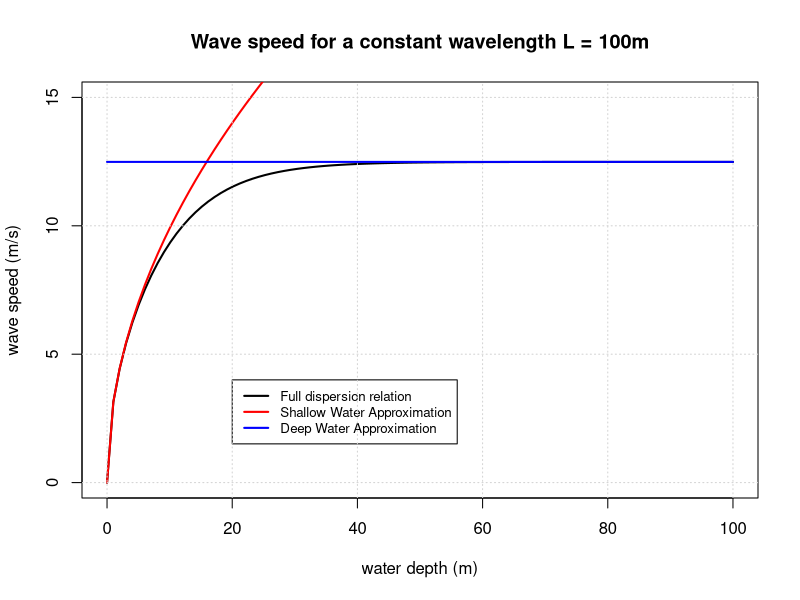
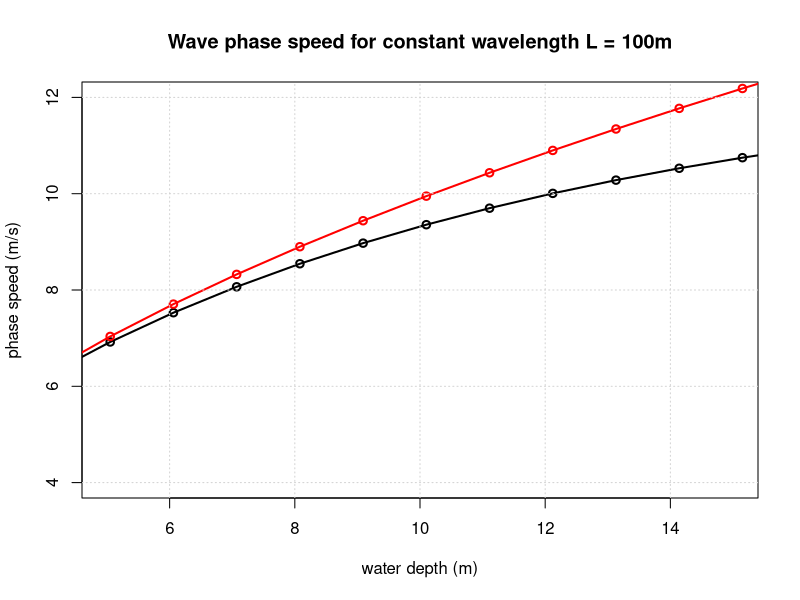
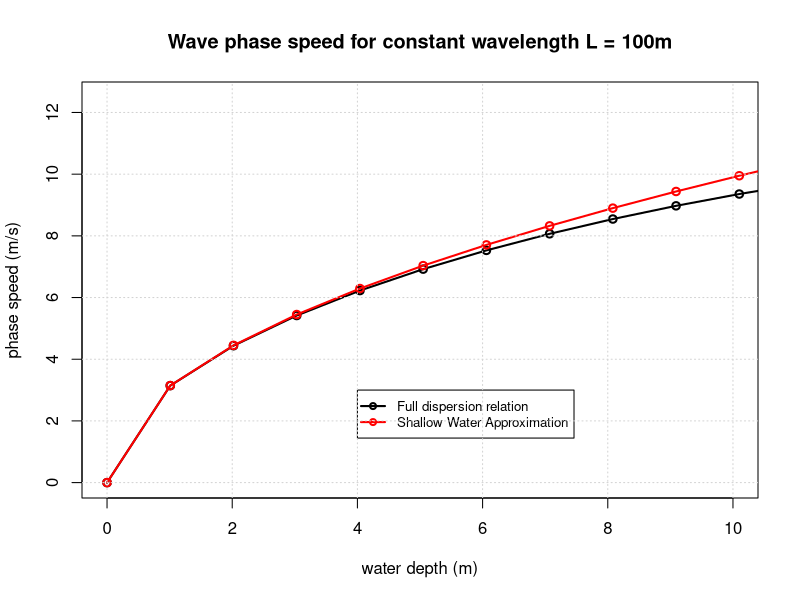
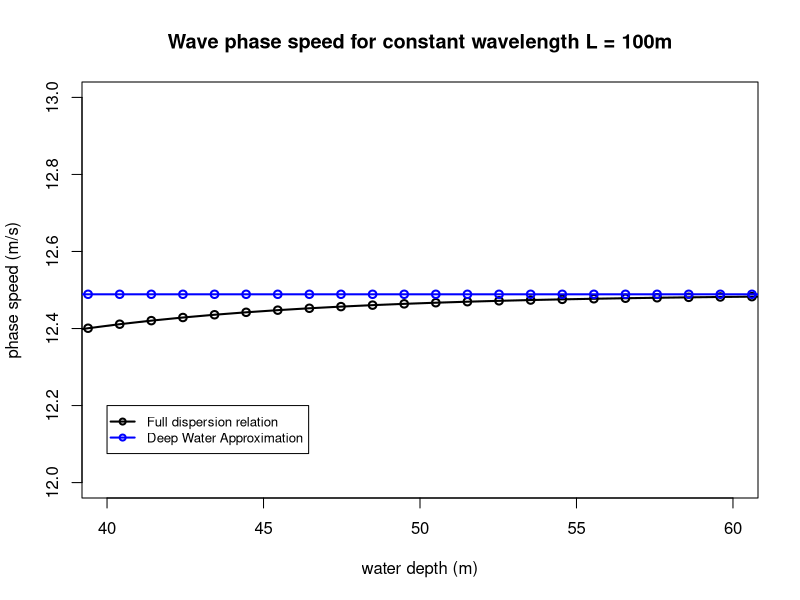
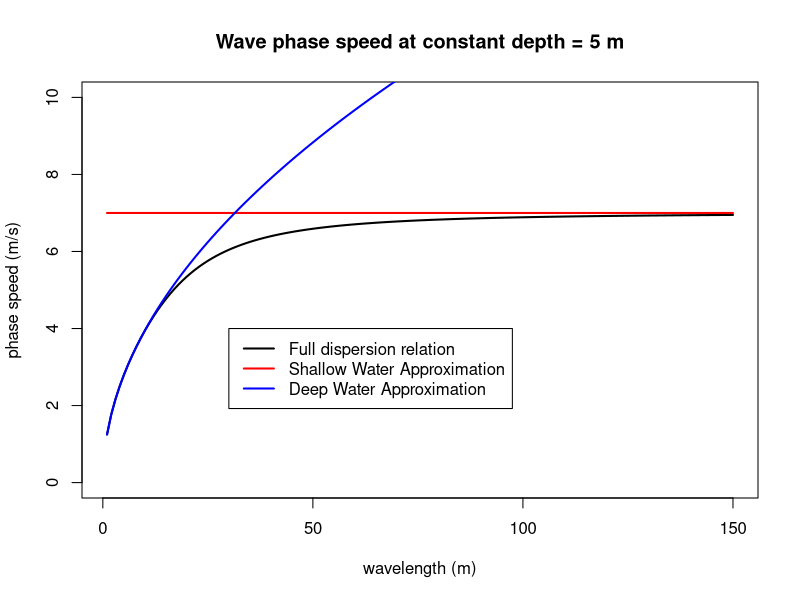

These figures' R source, in order:

#Dispersion Relation Analysis

# The dispersion relation relates the wavelength, wave speed, and water depth. 
# If I tell you the wavelength and water depth, you can tell me the wave speed.
#
# Let's try it. A tsunami wave in the deep ocean can have a wavelength of 
# hundreds of kilometers. The average ocean depth is 4km. 
# Can we use the dispersion relation to calculate the speed of a 
# tsunami wavecrest? 

L <- 200000 # wave length (in meters: about 200 km -- VERY LONG!!!)
g <- 9.8 #acceleration due to gravity (m/s^2)
d <- 4000 # water depth (in meters: about 4 km.)

# Here is the full dispersion relation, expressed as the wave speed c
# Can you confirm that it matches the math equation you've seen in class? 
c <- sqrt(g*L/(2*pi)*tanh(2*pi*d/L)) #dispersion relation

# What is the speed of a tsunami wave? (include units!)
# How does this compare to the speed of a commercial airliner?
# Discuss your results with a neighbor. 

# (Answer: the tsunami is around 200 m/s, or 700 km/hr.
# A Boeing 747 has a cruise speed of about 900 km/hr. Wow!)

# Ocean waves have much smaller wavelengths, like 100's of meters. How fast 
# do they move? Let's explore for a range of different water depths. 

L <- 100 # wavelength in meters -- a more reasonable number!
d = seq(0,L,length.out=100) # A vector containing many possible water depths (m)
g <- 9.8 #acceleration due to gravity (m/s^2)

# Pause for a second. How long is 100m? Can you relate this to something in 
# your life, your experience, or your surroundings? 

# ANSWER: Twice a 50m swimming pool, about the length of a football field.

# The dispersion relation as a vector - computed for each value of "d"
c = sqrt(g*L/(2*pi)*tanh(2*pi*d/L))

################################################################################
# EXERCISE BLOCK #1. Wave Speed v. Water Depth
#
# This section guides you through a plotting routine of the dispersion relation 
# as a function of water depth, for a fixed wavelength of 100 m. 

# CHALLENGE: Using what you have learned about plotting, can you create a plot? 
# Make the x-variable "d", and the y-variable "c". 
# Make it a line plot. (remember how?)
# Give it a title (main=) "Wave speed for a constant wavelength L = 100m" 
# Label the x- and y-axes including units. 
# Make the line width = 2 (lwd = 2)

# ANSWER:
plot(d, c, type="l", main="Wave speed for a constant wavelength L = 100m", 
     xlab="water depth (m)", ylab="wave speed (m/s)", lwd=2, ylim=c(0,15))

# If you got a black line that starts at (0,0), then grows to a height of 
# 12, and extends out to x=100, then you've done it! Get help until you're there.

# Great job!  Now we will add the shallow-water approximation for comparison: 
lines(d,sqrt(g*d),type="l",col="red", lwd=2)

# The deep water wave speed is a constant. 
deepWaterSpeed <- sqrt(g*L/(2*pi))

# what is the deep water wave speed? 
# Convert it to units that are meaningful to you. How fast do typical ocean wave 
# crests travel? Is it walking speed? biking speed? driving speed? 
# Discuss your conclusions with a neighbor. 

# ANSWER:
# The deep water speed is about 12.5 m/s. This is about 28 mph, so it 
# too fast for most bikes. It's a car driving down a small road (20 is plenty!)

# To plot vector x against vector y, they must have the same lengths (so every 
# x point has a corresponding y point!) This should work:
ones = seq(1, 1, along.with = d)
# Do you see what was done there?  This would give you the same answer: 
ones = seq(1, 1, length.out = length(d))

lines(d, ones*sqrt(g*L/(2*pi)), type="l",col="blue", lwd=2)

# Since the plot has three lines, lets add a legend.  the x,y inputs to the 
# function give the upper-left corner coordinates of the legend box. 

legend(x=20,y=4,legend=c("Full dispersion relation","Shallow Water Approximation",
                         "Deep Water Approximation"),col=c("black","red","blue"),lty=1, lwd=2, cex=0.8)

# And add grid lines:
grid()

# Once your figure looks good, copy-paste it into your answer sheet.
#
# End of Exercise Block 1
################################################################################

# Let's explore the range of depths (x-axis) for which the shallow-water and 
# deep water approximations appear to be the same as the full dispersion relation. 
# We want to zoom into the graphs to see where the lines separate from each other. 

# Here is a little help, since R doesn't zoom well. 
# Use the "xlim" and "ylim" attributes to determine the extent of the axes. 
# For example: I think the shallow-water curve veers away around x=10, y=8. 
# So I might set the range for x in (5, 15), and y in (4, 12)

# Shallow water zoom-in: ("xlim" is the secret here)
plot(d, c, type="o", main="Wave phase speed for constant wavelength L = 100m",
     ylab="phase speed (m/s)", xlab="water depth (m)", lwd=2, 
     xlim=c(5, 15), ylim=c(4, 12))
lines(d,sqrt(g*d),type="o",col="red", lwd=2)

legend(x=4,y=3,legend=c("Full dispersion relation","Shallow Water Approximation"), 
       col=c("black","red","blue"), lty=1, lwd=2, pch=1, cex=0.8)
grid()

# See what the graph looks like, and then change those ranges for "xlim" and "ylim" 
# to determine the approximate depths where the approximations appear good. 


################################################################################
# EXERCISE BLOCK #2. Where do the shallow-water and deep-water approximations hold?
#
# After working through the previous section, answer the following questions in 
# your answer sheet. Include screen shots of figures to support your reasoning.
#
# SHALLOW WATER APPROXIMATION

# A POSSIBLE ANSWER: (shallow water zoom-in)
plot(d, c, type="o", main="Wave phase speed for constant wavelength L = 100m",
     ylab="phase speed (m/s)", xlab="water depth (m)", lwd=2, 
     xlim=c(0,10))
lines(d,sqrt(g*d),type="o",col="red", lwd=2)

legend(x=4,y=3,legend=c("Full dispersion relation","Shallow Water Approximation"), 
       col=c("black","red","blue"), lty=1, lwd=2, pch=1, cex=0.8)
grid()

#
# 1) At which depth does the full dispersion relation separate from the 
#    shallow-water approximation? 
# ANSWER: Students could find between 4-7m
#
# 2) How does that depth relate to the wavelength? (i.e. What fraction of the 
#    wavelength (L = 100m) is that depth)?
# ANSWER: Could have found something between 1/25 - 7/100
#
# 3) How does the fraction that you found compare to the theoretical cutoff depth
#    for shallow water waves (d < lambda/20)?
# ANSWER: The theoretical cut off for the shallow water approximation is when 
#   the depth is 1/20 of the wavelength. Students should find a similar value 
#   and comment on how close or far they are from the theoretical value.

# DEEP WATER APPROXIMATION
#
# A POSSIBLE ANSWER: (deep water zoom-in)
plot(d, c, type="o", main="Wave phase speed for constant wavelength L = 100m",
     ylab="phase speed (m/s)", xlab="water depth (m)", lwd=2, 
     xlim=c(40, 60), ylim=c(12,13))
lines(d,ones*sqrt(g*L/(2*pi)), type="o", col="blue", lwd=2)

legend(x=40,y=12.2,legend=c("Full dispersion relation","Deep Water Approximation"), 
       col=c("black","blue"), lty=1, lwd=2, pch=1, cex=0.8)

#
# 4) At which depth does the full dispersion relation separate from the 
#    deep-water approximation? 
# ANSWER: Students could find between 25 – 60 meters
#
# 5) How does that depth relate to the wavelength? (i.e. What fraction of the 
#    constant wavelength (L = 100m) is that depth)?
# ANSWER: Could have found something between 1/4 – 3/5
#
# 6) How does the fraction that you found compare to the theoretical cutoff depth 
#   for deep water waves? (d > lambda/2, or d > lambda/4)?
# ANSWER: The theoretical cut off for the deep water approximation is when the 
#   depth is 1/2 of the wavelength, although some textbooks also use 1/4 of the 
#   wavelength. Students should find a cutoff ratio between these two cutoffs 
#   and comment on how close or far they are from the theoretical cutoff values.
#
# End of EXERCISE BLOCK #2.
################################################################################




# Deep water zoom-in:
# 
# Give it a try! change the "xlim" Argument in the plot function to zoom into 
# a part of the plot where you think the deep water approximation might start 
# to be close to the full dispersion relation. 
# Include your code and your figure in your worksheet. 



# Now we are going to do a similar, analysis, but we will set the depth constant
# (d= 5m), and compute the wave speed for a range of wavelengths. 

rm(list=ls())

dd = 5 #constant depth (m)
LL = 1:150 # wavelength ranges from 1 to 150 m.
g = 9.8 # gravitational acceleration (m/s^2)

cc = sqrt(g*LL/(2*pi)*tanh(2*pi*dd/LL)); #dispersion relation

# Make a plot of the wave speed versus the wavelength. 
plot(LL, cc, type='l', lwd=2, ylim=c(0,10),
     xlab= 'wavelength (m)', ylab='phase speed (m/s)',
     main='Wave phase speed at constant depth = 5 m')

# CHALLENGE: Can you add the shallow-water and deep water approximations? 
# Reminders: 
# You'll need a vector of "ones" to multiply the shallow water speed (which is constant)
# 
ones = seq(1,1,along.with=LL)

# ANSWER:
lines(LL, ones*sqrt(g*dd), col='red', lwd=2)
lines(LL,sqrt(g*LL/(2*pi)),col='blue',lwd=2)
legend(x=30,y=4,legend=c("Full dispersion relation","Shallow Water Approximation",
                         "Deep Water Approximation"),col=c("black",'red','blue'),lty=1,lwd=2)
